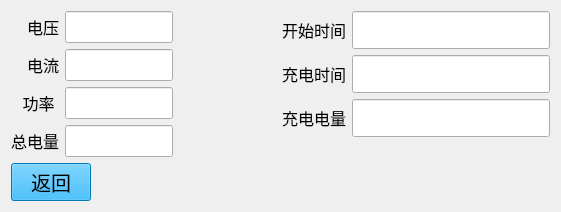
<?xml version="1.0" encoding="UTF-8"?>
<ui version="4.0">
 <class>TerminalChargingInformation</class>
 <widget class="QWidget" name="TerminalChargingInformation">
  <property name="geometry">
   <rect>
    <x>0</x>
    <y>0</y>
    <width>561</width>
    <height>212</height>
   </rect>
  </property>
  <property name="windowTitle">
   <string>Form</string>
  </property>
  <layout class="QVBoxLayout" name="verticalLayout_2">
   <property name="sizeConstraint">
    <enum>QLayout::SetMinAndMaxSize</enum>
   </property>
   <item>
    <layout class="QVBoxLayout" name="verticalLayout" stretch="2,1">
     <property name="sizeConstraint">
      <enum>QLayout::SetMinAndMaxSize</enum>
     </property>
     <item>
      <layout class="QHBoxLayout" name="horizontalLayout_3">
       <item>
        <layout class="QGridLayout" name="gridLayout">
         <property name="sizeConstraint">
          <enum>QLayout::SetMinAndMaxSize</enum>
         </property>
         <item row="0" column="0">
          <widget class="QLabel" name="labelVoltage">
           <property name="font">
            <font>
             <pointsize>12</pointsize>
            </font>
           </property>
           <property name="text">
            <string>电压</string>
           </property>
           <property name="alignment">
            <set>Qt::AlignRight|Qt::AlignTrailing|Qt::AlignVCenter</set>
           </property>
          </widget>
         </item>
         <item row="0" column="1">
          <widget class="QLineEdit" name="lineEditVoltage">
           <property name="sizePolicy">
            <sizepolicy hsizetype="Preferred" vsizetype="Preferred">
             <horstretch>0</horstretch>
             <verstretch>0</verstretch>
            </sizepolicy>
           </property>
           <property name="styleSheet">
            <string notr="true">font: 15pt &quot;Adobe Arabic&quot;;</string>
           </property>
          </widget>
         </item>
         <item row="1" column="0">
          <widget class="QLabel" name="labelElectricity">
           <property name="font">
            <font>
             <pointsize>12</pointsize>
            </font>
           </property>
           <property name="text">
            <string>电流</string>
           </property>
           <property name="alignment">
            <set>Qt::AlignRight|Qt::AlignTrailing|Qt::AlignVCenter</set>
           </property>
          </widget>
         </item>
         <item row="1" column="1">
          <widget class="QLineEdit" name="lineEditElectricity">
           <property name="sizePolicy">
            <sizepolicy hsizetype="Preferred" vsizetype="Preferred">
             <horstretch>0</horstretch>
             <verstretch>0</verstretch>
            </sizepolicy>
           </property>
           <property name="styleSheet">
            <string notr="true">font: 15pt &quot;Adobe Arabic&quot;;</string>
           </property>
          </widget>
         </item>
         <item row="2" column="0">
          <widget class="QLabel" name="labelPower">
           <property name="font">
            <font>
             <pointsize>12</pointsize>
            </font>
           </property>
           <property name="text">
            <string>功率 </string>
           </property>
           <property name="alignment">
            <set>Qt::AlignRight|Qt::AlignTrailing|Qt::AlignVCenter</set>
           </property>
          </widget>
         </item>
         <item row="2" column="1">
          <widget class="QLineEdit" name="lineEditPower">
           <property name="sizePolicy">
            <sizepolicy hsizetype="Preferred" vsizetype="Preferred">
             <horstretch>0</horstretch>
             <verstretch>0</verstretch>
            </sizepolicy>
           </property>
           <property name="styleSheet">
            <string notr="true">font: 15pt &quot;Adobe Arabic&quot;;</string>
           </property>
          </widget>
         </item>
         <item row="3" column="0">
          <widget class="QLabel" name="labelTotalAmount">
           <property name="font">
            <font>
             <pointsize>12</pointsize>
            </font>
           </property>
           <property name="text">
            <string>总电量</string>
           </property>
           <property name="alignment">
            <set>Qt::AlignRight|Qt::AlignTrailing|Qt::AlignVCenter</set>
           </property>
          </widget>
         </item>
         <item row="3" column="1">
          <widget class="QLineEdit" name="lineEditTotalAmount">
           <property name="sizePolicy">
            <sizepolicy hsizetype="Preferred" vsizetype="Preferred">
             <horstretch>0</horstretch>
             <verstretch>0</verstretch>
            </sizepolicy>
           </property>
           <property name="styleSheet">
            <string notr="true">font: 15pt &quot;Adobe Arabic&quot;;</string>
           </property>
          </widget>
         </item>
        </layout>
       </item>
       <item>
        <layout class="QGridLayout" name="gridLayout_2">
         <property name="sizeConstraint">
          <enum>QLayout::SetMinAndMaxSize</enum>
         </property>
         <item row="0" column="0">
          <widget class="QLabel" name="labelStartTime">
           <property name="font">
            <font>
             <pointsize>12</pointsize>
            </font>
           </property>
           <property name="text">
            <string>开始时间</string>
           </property>
           <property name="alignment">
            <set>Qt::AlignRight|Qt::AlignTrailing|Qt::AlignVCenter</set>
           </property>
          </widget>
         </item>
         <item row="0" column="1">
          <widget class="QLineEdit" name="lineEditStartTime">
           <property name="sizePolicy">
            <sizepolicy hsizetype="Preferred" vsizetype="Preferred">
             <horstretch>0</horstretch>
             <verstretch>0</verstretch>
            </sizepolicy>
           </property>
           <property name="styleSheet">
            <string notr="true">font: 15pt &quot;Adobe Arabic&quot;;</string>
           </property>
          </widget>
         </item>
         <item row="1" column="0">
          <widget class="QLabel" name="labelChargingTime">
           <property name="font">
            <font>
             <pointsize>12</pointsize>
            </font>
           </property>
           <property name="text">
            <string>充电时间</string>
           </property>
           <property name="alignment">
            <set>Qt::AlignRight|Qt::AlignTrailing|Qt::AlignVCenter</set>
           </property>
          </widget>
         </item>
         <item row="1" column="1">
          <widget class="QLineEdit" name="lineEditChargingTime">
           <property name="sizePolicy">
            <sizepolicy hsizetype="Preferred" vsizetype="Preferred">
             <horstretch>0</horstretch>
             <verstretch>0</verstretch>
            </sizepolicy>
           </property>
           <property name="styleSheet">
            <string notr="true">font: 15pt &quot;Adobe Arabic&quot;;</string>
           </property>
          </widget>
         </item>
         <item row="2" column="0">
          <widget class="QLabel" name="labelChargingBattery">
           <property name="font">
            <font>
             <pointsize>12</pointsize>
            </font>
           </property>
           <property name="text">
            <string>充电电量</string>
           </property>
           <property name="alignment">
            <set>Qt::AlignRight|Qt::AlignTrailing|Qt::AlignVCenter</set>
           </property>
          </widget>
         </item>
         <item row="2" column="1">
          <widget class="QLineEdit" name="lineEditPower_2">
           <property name="sizePolicy">
            <sizepolicy hsizetype="Preferred" vsizetype="Preferred">
             <horstretch>0</horstretch>
             <verstretch>0</verstretch>
            </sizepolicy>
           </property>
           <property name="styleSheet">
            <string notr="true">font: 15pt &quot;Adobe Arabic&quot;;</string>
           </property>
          </widget>
         </item>
         <item row="3" column="0">
          <spacer name="horizontalSpacer_5">
           <property name="orientation">
            <enum>Qt::Horizontal</enum>
           </property>
           <property name="sizeHint" stdset="0">
            <size>
             <width>48</width>
             <height>20</height>
            </size>
           </property>
          </spacer>
         </item>
         <item row="3" column="1">
          <spacer name="horizontalSpacer_6">
           <property name="orientation">
            <enum>Qt::Horizontal</enum>
           </property>
           <property name="sizeHint" stdset="0">
            <size>
             <width>198</width>
             <height>20</height>
            </size>
           </property>
          </spacer>
         </item>
        </layout>
       </item>
      </layout>
     </item>
     <item>
      <layout class="QHBoxLayout" name="horizontalLayout_2">
       <property name="sizeConstraint">
        <enum>QLayout::SetMinAndMaxSize</enum>
       </property>
       <item>
        <widget class="QPushButton" name="pushButtonReturn">
         <property name="styleSheet">
          <string notr="true">QPushButton { background-color: rgb(0, 170, 255); color: rgb(0, 0, 0); } 
QPushButton:hover { background-color: rgb(0,0,127); color:rgb(255, 255, 255);} 
QPushButton {font: 15pt ; } </string>
         </property>
         <property name="text">
          <string>返回</string>
         </property>
        </widget>
       </item>
       <item>
        <spacer name="horizontalSpacer">
         <property name="orientation">
          <enum>Qt::Horizontal</enum>
         </property>
         <property name="sizeHint" stdset="0">
          <size>
           <width>558</width>
           <height>20</height>
          </size>
         </property>
        </spacer>
       </item>
      </layout>
     </item>
    </layout>
   </item>
  </layout>
  <zorder></zorder>
 </widget>
 <resources/>
 <connections/>
</ui>
